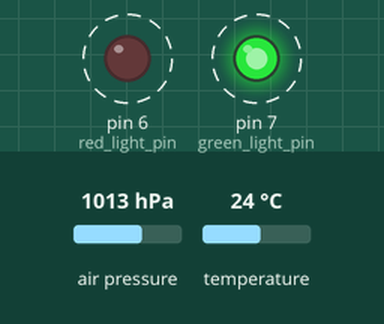
Bench run of a sketch on a simulated Arduino Uno, built with avr-gcc and run on an emulated ATmega328P. On the bench: output pins drawn as LEDs (lit = HIGH). Dashed ring = blinking. The test bench sets the inputs (shaded band); at power-on: air pressure 1013 hPa, temperature 24 °C. No radio packets arrive unless stated; what the sketch prints to the serial monitor is not drawn.

Above: at 0.41 s.
Timing chart, 0 to 3.1 s (numbered marks = the images above):
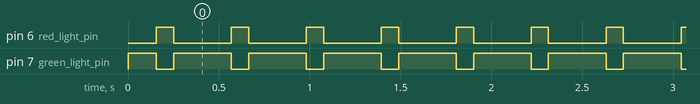

The sketch:

cansat.ino
```cpp
#include <SPI.h>
#include <LoRa.h>
#include <Wire.h>
#include <Adafruit_BMP085.h>

#define seaLevelPressure_hPa 1013.25
Adafruit_BMP085 bmp;

float alt=0;
float temp=0;
float pressure=0;

int red_light_pin= 6;
int green_light_pin = 7;

void setup()
{
  greenLight();
  pinMode(red_light_pin, OUTPUT);
  pinMode(green_light_pin, OUTPUT);

  Serial.begin(9600);
  Serial.println("cansat initializing...");
  if (!LoRa.begin(433E6))
  {
    Serial.println("Starting LoRa failed!");
    while (1);
  }
  Serial.println("LoRa initialized successfully...");
  if (!bmp.begin()) {
    Serial.println("BMP180 initialization failed");
    while (1) {}
  }
  Serial.println("BMP180 initialization successfully...");
  Serial.println("cansat initialization completed...");
}
void loop()
{
  temp=bmp.readTemperature();
  alt=bmp.readAltitude();
  pressure=bmp.readPressure();
  String dataString="["+String(temp)+","+String(pressure)+","+String(alt)+"]";
  Serial.println(dataString);
  LoRa.beginPacket();
  LoRa.print(dataString);
  LoRa.endPacket();
  redLight();
  delay(250);
}

void greenLight(){
  digitalWrite(red_light_pin, LOW);
  digitalWrite(green_light_pin, HIGH);
}

void redLight(){
  digitalWrite(red_light_pin, HIGH);
  digitalWrite(green_light_pin, LOW);
  delay(95);
  greenLight();
}
```

Measured:
- by itself, pin 6 (red_light_pin): alternates HIGH for 0.10 s and LOW for 0.32 s
- by itself, pin 7 (green_light_pin): alternates HIGH for 0.32 s and LOW for 0.10 s
